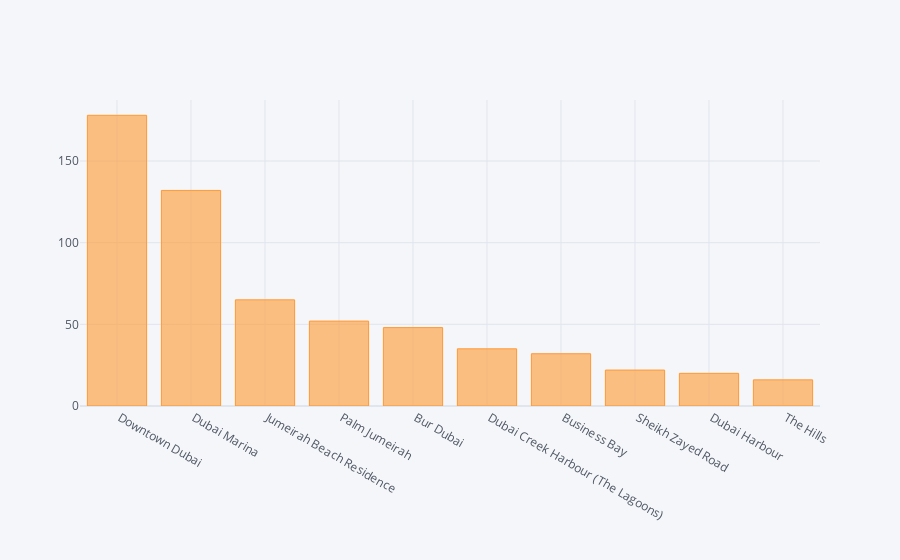

Notebook cell for this chart:
### Code cell
#Top 10 area with most three bed apartments
area_with_most_three_bed_apartments = df1[df1["no_beds"] == 3]["area.name"].sort_values(ascending=False).value_counts()[:10]
area_with_most_three_bed_apartments.iplot(kind="bar")

### Figure 1 — Plotly figure (JSON) as saved in the notebook; plotly's stock layout.template omitted (floating-point values rounded to 4 significant figures)
{"data": [{"marker": {"color": "rgba(255, 153, 51, 0.6)", "line": {"color": "rgba(255, 153, 51, 1.0)", "width": 1}}, "name": "area.name", "orientation": "v", "text": "", "x": [" Downtown Dubai", " Dubai Marina", " Jumeirah Beach Residence", " Palm Jumeirah", " Bur Dubai", " Dubai Creek Harbour (The Lagoons)", " Business Bay", " Sheikh Zayed Road", " Dubai Harbour", " The Hills"], "y": [178, 132, 65, 52, 48, 35, 32, 22, 20, 16], "type": "bar"}], "layout": {"legend": {"bgcolor": "#F5F6F9", "font": {"color": "#4D5663"}}, "paper_bgcolor": "#F5F6F9", "plot_bgcolor": "#F5F6F9", "title": {"font": {"color": "#4D5663"}}, "xaxis": {"gridcolor": "#E1E5ED", "showgrid": true, "tickfont": {"color": "#4D5663"}, "title": {"font": {"color": "#4D5663"}, "text": ""}, "zerolinecolor": "#E1E5ED"}, "yaxis": {"gridcolor": "#E1E5ED", "showgrid": true, "tickfont": {"color": "#4D5663"}, "title": {"font": {"color": "#4D5663"}, "text": ""}, "zerolinecolor": "#E1E5ED"}}}
